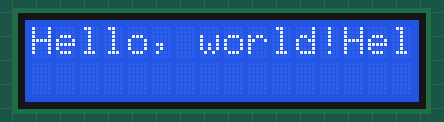
This sketch was run on a simulated Arduino Uno, built with avr-gcc and run on an emulated ATmega328P. Shown: 16×2 character LCD.

Above: at 0.24 s.
At 1.78 s:
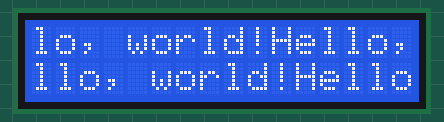
At 3.32 s:
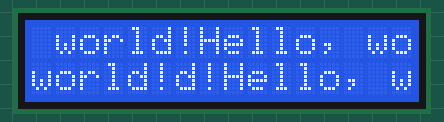
At 6.71 s:
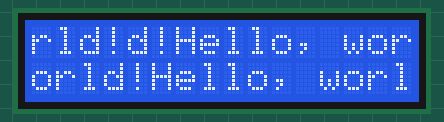
At 9.79 s:
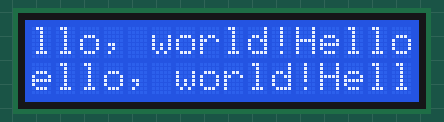
At 13.18 s:
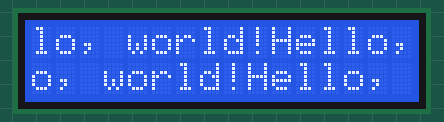

The sketch:

I2C_LCD_16By2.ino
```cpp
#include <Wire.h>
#include <LiquidCrystal_I2C.h>

// set the LCD address to 0x27(or 0x3F. Use I2C_Scanner for sure) for a 16 chars and 2 line display
LiquidCrystal_I2C lcd(0x3F,16,2);

void setup()
{
  lcd.init(); // initialize the lcd
  // Print a message to the LCD.
  lcd.backlight();
  lcd.clear();
  lcd.setCursor(0, 0);
  lcd.print("Hello, world!");
}

void loop()
{
  lcd.print("Hello, world!");
}
```

Measured:
- by itself, everything shown: repeats every 12.3 s, in 40 steps
